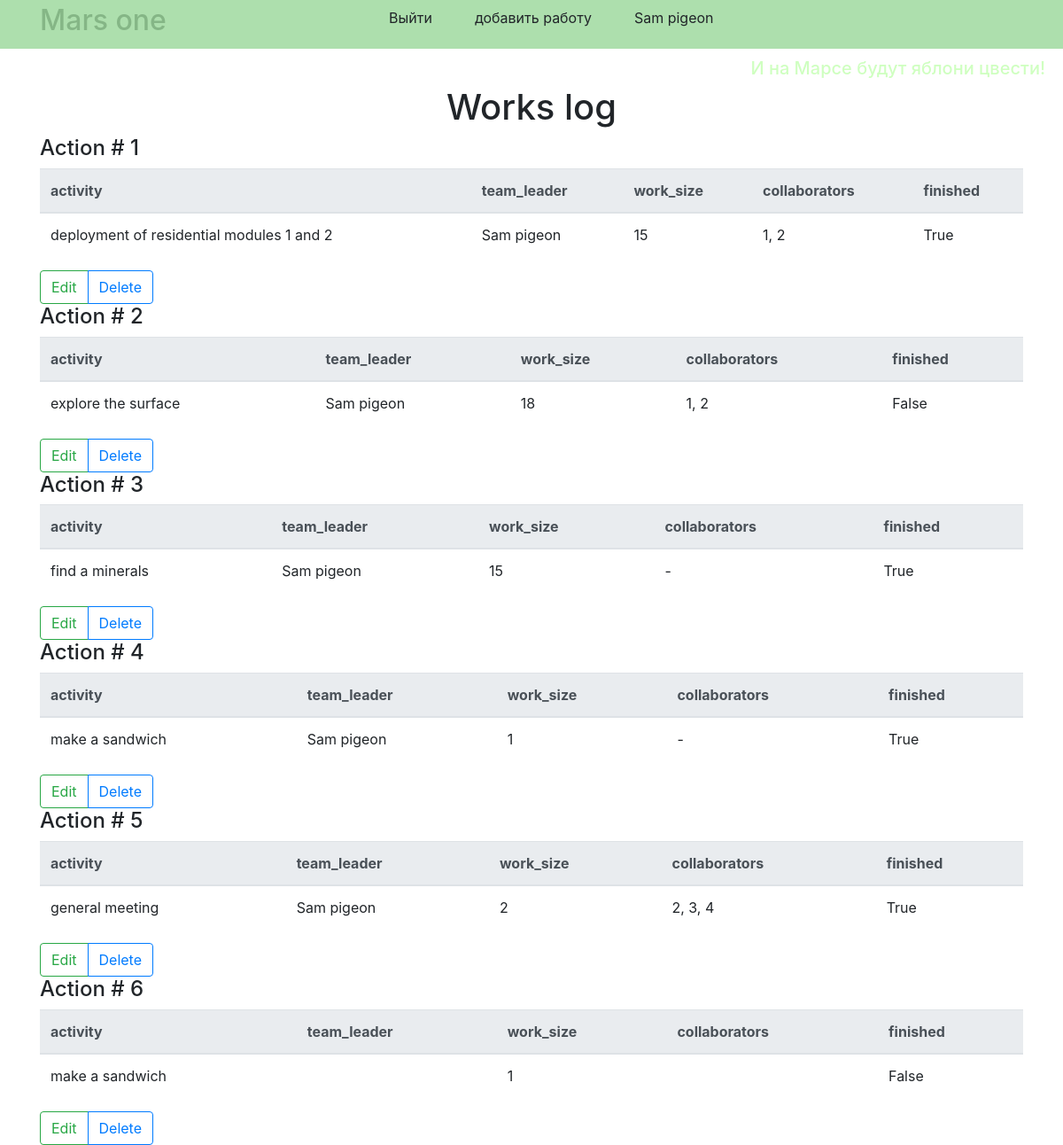
The page / (signed in) on the database its author committed.
### data/users.py (models this page shows, shortened)
class User(SqlAlchemyBase, SerializerMixin, UserMixin):
    __tablename__ = 'users'
    id = sqlalchemy.Column(sqlalchemy.Integer,
                           primary_key=True, autoincrement=True)
    surname = sqlalchemy.Column(sqlalchemy.String, nullable=True)
    name = sqlalchemy.Column(sqlalchemy.String, nullable=True)
    age = sqlalchemy.Column(sqlalchemy.Integer, nullable=True)
    position = sqlalchemy.Column(sqlalchemy.String, nullable=True)
    speciality = sqlalchemy.Column(sqlalchemy.String, nullable=True)
    address = sqlalchemy.Column(sqlalchemy.String, nullable=True)
    email = sqlalchemy.Column(sqlalchemy.String,
                              index=True, unique=True, nullable=True)
    hashed_password = sqlalchemy.Column(sqlalchemy.String, nullable=True)
    modified_date = sqlalchemy.Column(sqlalchemy.DateTime,
                                      default=datetime.datetime.now)
    jobs = orm.relation("Job", back_populates='user')

### data/jobs.py (models this page shows)
class Job(SqlAlchemyBase, SerializerMixin):
    __tablename__ = 'jobs'
    id = sqlalchemy.Column(sqlalchemy.Integer,
                           primary_key=True, autoincrement=True)
    team_leader = sqlalchemy.Column(sqlalchemy.Integer,
                                    sqlalchemy.ForeignKey("users.id"))
    job = sqlalchemy.Column(sqlalchemy.String, nullable=True)
    work_size = sqlalchemy.Column(sqlalchemy.Integer, nullable=True)
    collaborators = sqlalchemy.Column(sqlalchemy.String, nullable=True)
    start_date = sqlalchemy.Column(sqlalchemy.String, nullable=True)
    is_finished = sqlalchemy.Column(sqlalchemy.Boolean, default=False)
    user = orm.relation('User')

### main.py (the view)
@app.route("/")
def index():
    session = db_session.create_session()
    jobs = session.query(Job).all()
    return render_template("index.html", jobs=jobs)

### data/db_session.py (called while the page is built)
def create_session() -> Session:
    global __factory
    return __factory()

### main.py (called while the page is built)
@login_manager.user_loader
def load_user(user_id):
    session = db_session.create_session()
    return session.query(User).get(user_id)

### templates/index.html
{% extends "base.html" %}
{% block content %}
<div class="text text-center"><h1>Works log</h1></div>
{% for job in jobs %}
    <h4>Action # {{ job.id }}</h4>
    <table class="table">
      <thead class="thead-light">
        <tr>
          <th scope="col">activity</th>
          <th scope="col">team_leader</th>
          <th scope="col">work_size</th>
          <th scope="col">collaborators</th>
          <th scope="col">finished</th>
        </tr>
      </thead>
      <tbody>
        <tr>
          <td>{{ job.job }}</td>
          <td>{{ job.user.name }} {{ job.user.surname }}</td>
          <td>{{ job.work_size }}</td>
          <td>{{ job.collaborators }}</td>
          <td>{{ job.is_finished }}</td>
        </tr>
      </tbody>
    </table>
  {% if current_user.is_authenticated and (current_user == job.user or current_user.id == 1) %}
    <div class="btn-group" role="group" aria-label="Basic example">
      <a href="/job/{{ job.id }}" class="btn btn-outline-success">Edit</a>
      <a href="/Job_delete/{{ job.id }}" class="btn btn-outline-primary">Delete</a>
    </div>
  {% endif %}
{% endfor %}
{% endblock %}

### templates/base.html (shortened to what this page needs)
<!DOCTYPE html>
<html lang="en">
<head>
    <link rel="stylesheet"
          href="https://maxcdn.bootstrapcdn.com/bootstrap/4.4.1/css/bootstrap.min.css">
    <link rel="stylesheet" type="text/css" href="{{ url_for('static', filename='css/style.css') }}" />
    </head>
    <body>
    <header class="flex-container">
        <div class="container">
            <div class="row no-gutters">
                <div class="col-md-4">
                    <div class="color-text-title"><h2>Mars one</h2></div>
                </div>
                <div class="col-auto">
                    <div class="flex-item">
                        {% if current_user.is_authenticated %}
                            <ul class="nav">
                                <li class="nav-item">
                                    <a class="dropdown-item" href="/logout">Выйти</a>
                                </li>
                                <li class="nav-item">
                                    <a class="dropdown-item" href="/add_job">добавить работу</a>
                                </li>
                                <li class="nav-item">
                                    <a class="dropdown-item" href="/">{{ current_user.name }} {{ current_user.surname }}</a>
                                </li>
                            </ul>
                        {% endif %}
                    </div>
                </div>
            </div>
        </div>
    </header>
    <div class="color-text">
        <h5>И на Марсе будут яблони цвести!</h5>
        </div>
    <main role="main" class="container">
        {% block content %}{% endblock %}
    </main>
    </body>
</html>

### static/css/style.css (style rules this page uses)
.color-text { color: #cfffc0; text-align: right; padding-right: 20px; }
.color-text-title { color: #85b686 }
header { width: display; height: 55px; background-color: #addfad; margin-bottom: 10px; }
.flex-container { display: -webkit-flex; -webkit-justify-content: space-between; display: flex; justify-content: space-between; align-items: center; }
.flex-item { -webkit-flex-grow: 1; flex-grow: 1; }

### rows shown on the page
User: name "Sam", surname "pigeon"
Job: id "1", job "deployment of residential modules 1 and 2", user.name "Sam", user.surname "pigeon", work_size "15", collaborators "1, 2", is_finished "True"
Job: id "2", job "explore the surface", user.name "Sam", user.surname "pigeon", work_size "18", collaborators "1, 2", is_finished "False"
Job: id "3", job "find a minerals", user.name "Sam", user.surname "pigeon", work_size "15", collaborators "-", is_finished "True"
Job: id "4", job "make a sandwich", user.name "Sam", user.surname "pigeon", work_size "1", collaborators "-", is_finished "True"
Job: id "5", job "general meeting", user.name "Sam", user.surname "pigeon", work_size "2", collaborators "2, 3, 4", is_finished "True"
Job: id "6", job "make a sandwich", work_size "1", is_finished "False"
